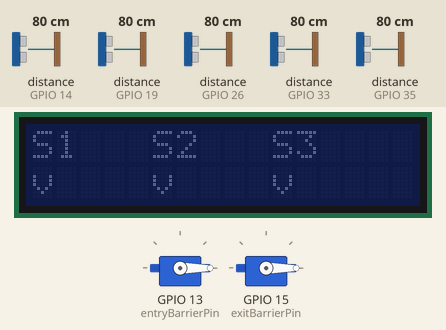
The sketch below on a simulated ESP32. On the bench: 2 × servo, 16×2 character LCD. Inputs (shaded band) come from the test bench; at power-on: distance to the obstacle (sensors on GPIO 14, GPIO 26, GPIO 33, GPIO 19, GPIO 35) 80 cm. The echo pulse lasts 58.3 µs per cm; WiFi joins after 1.5 s; servers stay silent unless stated; no MQTT or app messages arrive unless stated; what the sketch prints to the serial monitor is not drawn.

Above: at 1.7 s.
1.8 s: distance to the obstacle (sensor on GPIO 14) set to 11 cm
3.4 s: distance to the obstacle (sensor on GPIO 14) set to 8 cm
At 4.6 s:
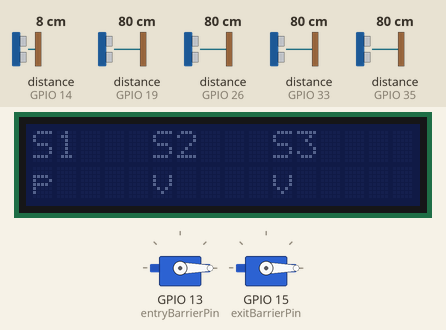
5.4 s: distance to the obstacle (sensor on GPIO 26) set to 11 cm
6.9 s: distance to the obstacle (sensor on GPIO 26) set to 8 cm
At 7.6 s:
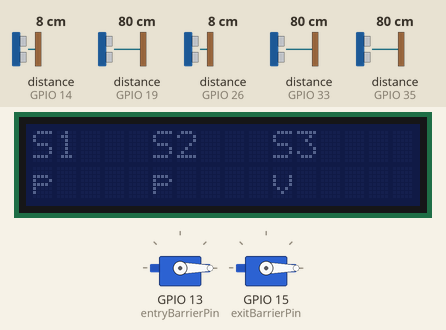
8.6 s: distance to the obstacle (sensor on GPIO 33) set to 11 cm
10.1 s: distance to the obstacle (sensor on GPIO 33) set to 8 cm
At 11.0 s:
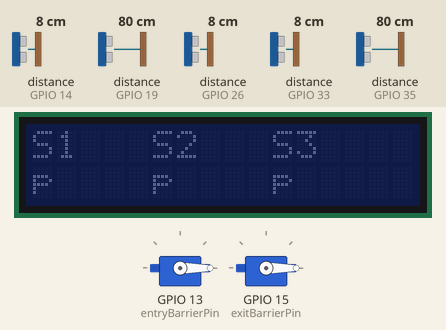
Timing chart, 0 to 12.8 s (numbered marks = the images above; inputs shaded):
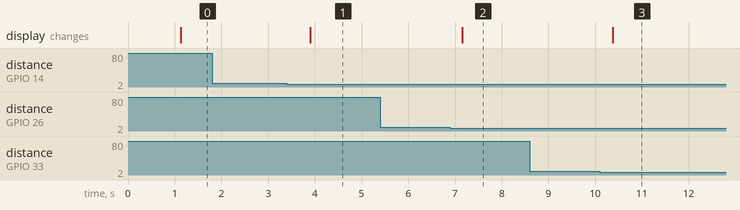

The sketch:

code_esp32.ino
```cpp
#include <NewPing.h>
#include <ESP32Servo.h>
#include <Wire.h>
#include <LiquidCrystal_PCF8574.h>
#include <WiFi.h>
#include <PubSubClient.h>

#define TRIGGER_PINS {12, 27, 25, 32, 18}
#define ECHO_PINS {14, 26, 33, 35, 19}
#define MAX_DISTANCE 200
const int entryBarrierPin = 13, exitBarrierPin = 15;
#define LCD_ADDRESS 0x27
#define LCD_COLUMNS 16
#define LCD_ROWS 2

bool slotOccupied[3] = {false};
bool slotReserved[3] = {false};
unsigned long startTime[3] = {0};
const float ratePerHour = 20;
Servo entryBarrier, exitBarrier;

const char* ssid = "ssid(nom de wifi)", *password = "mot de passe wifi";     // wifi, psswd
const char* mqttServer = "ipv4adresse"; // ip mte3k fel wifi
const int mqttPort = 1883;
const char* topicParkingStatus = "parking/status";
const char* topicReservation = "parking/reservation";

const int triggerPins[5] = {12, 27, 25, 32, 18};
const int echoPins[5] = {14, 26, 33, 35, 19};
NewPing sonar[5] = {
  NewPing(triggerPins[0], echoPins[0], MAX_DISTANCE),
  NewPing(triggerPins[1], echoPins[1], MAX_DISTANCE),
  NewPing(triggerPins[2], echoPins[2], MAX_DISTANCE),
  NewPing(triggerPins[3], echoPins[3], MAX_DISTANCE),
  NewPing(triggerPins[4], echoPins[4], MAX_DISTANCE)
};

LiquidCrystal_PCF8574 lcd(LCD_ADDRESS);
WiFiClient espClient;
PubSubClient client(espClient);

void updateSlotStatus(int index) {
  double distance = sonar[index].ping_cm();
  if (distance > 0 && distance < 10 && !slotOccupied[index]) {
    slotOccupied[index] = true;
    startTime[index] = millis();
  } else if (distance >= 10 && slotOccupied[index]) {
    slotOccupied[index] = false;
    unsigned long duration = (millis() - startTime[index]) / 1000;
    Serial.printf("Frais place %d: %.2f dinars\n", index + 1, (duration / 3600.0) * ratePerHour);
  }
}

void callback(char* topic, byte* payload, unsigned int length) {
  String message = "";
  for (int i = 0; i < length; i++) message += (char)payload[i];

  if (String(topic) == topicReservation) {
    if (message.startsWith("reserve")) {
      int slot = message.substring(7).toInt() - 1;
      if (slot >= 0 && slot < 3) slotReserved[slot] = true;
    } else if (message.startsWith("release")) {
      int slot = message.substring(7).toInt() - 1;
      if (slot >= 0 && slot < 3) slotReserved[slot] = false;
    }
  }
}

void reconnect() {
  while (!client.connected()) {
    Serial.println("Connexion au broker MQTT...");
    if (client.connect("ESP32Client")) {
      Serial.println("Connecté au broker MQTT");
      client.subscribe(topicReservation);
    } else delay(5000);
  }
}

void setup() {
  entryBarrier.attach(entryBarrierPin);
  exitBarrier.attach(exitBarrierPin);
  entryBarrier.write(0);
  exitBarrier.write(0);
  Wire.begin();
  lcd.begin(LCD_COLUMNS, LCD_ROWS);
  lcd.setCursor(0, 0);
  lcd.print("S1   S2   S3");
  Serial.begin(9600);
  WiFi.begin(ssid, password);
  client.setServer(mqttServer, mqttPort);
  client.setCallback(callback);
}

void loop() {
  if (WiFi.status() != WL_CONNECTED) {
    Serial.println("Connexion au WiFi...");
    delay(1000);
  } else if (!client.connected()) reconnect();
  client.loop();

  for (int i = 0; i < 3; i++) updateSlotStatus(i);

  bool carAtEntry = (sonar[3].ping_cm() > 0 && sonar[3].ping_cm() < 10);
  bool carAtExit = (sonar[4].ping_cm() > 0 && sonar[4].ping_cm() < 10);

  lcd.setCursor(0, 1);
  for (int i = 0; i < 3; i++) {
    lcd.print(slotOccupied[i] ? "p" : (slotReserved[i] ? "r" : "v"));
    if (i < 2) lcd.print("    ");
  }

  if (WiFi.status() == WL_CONNECTED && client.connected()) {
    String parkingStatus = String(slotOccupied[0]) + "," + String(slotOccupied[1]) + "," + String(slotOccupied[2]);
    client.publish(topicParkingStatus, parkingStatus.c_str());
  }

  entryBarrier.write((carAtEntry && (!slotOccupied[0] || !slotOccupied[1] || !slotOccupied[2])) ? 90 : 0);
  exitBarrier.write(carAtExit ? 90 : 0);

  delay(500);
}
```

Measured:
- the behaviour switches between 10 and 9 cm on distance to the obstacle (sensor on GPIO 14) (found by bisection; images 0 and 1)
- the behaviour switches between 10 and 9 cm on distance to the obstacle (sensor on GPIO 26) (found by bisection; images 1 and 2)
- the behaviour switches between 10 and 9 cm on distance to the obstacle (sensor on GPIO 33) (found by bisection; images 2 and 3)
- after the input at 1.8 s, every drawn part: stays the same
- after the input at 3.4 s, the display: changes after 0.50 s (image 1)
- after the input at 5.4 s, every drawn part: stays the same
- after the input at 6.9 s, the display: changes after 0.25 s (image 2)
- after the input at 8.6 s, every drawn part: stays the same
- after the input at 10.1 s, the display: changes after 0.28 s (image 3)
